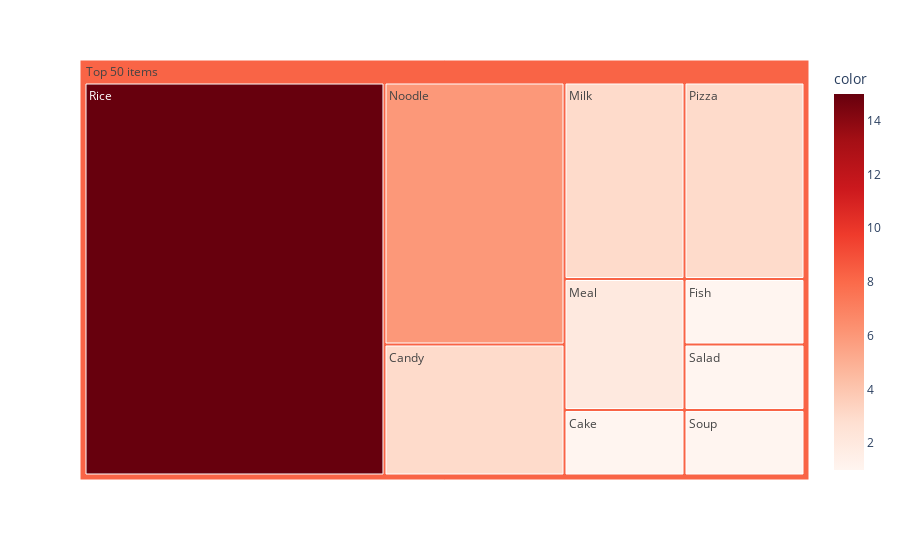

The cell this chart's notebook holds for it:
### Markdown cell above
Vẽ biểu đồ thể hiện tần suất xuất hiện của các item

### Code cell
# import 
import plotly.express as px
# to have a same origin
df_table["all"] = "Top 10 items" 
# creating tree map using plotly
fig = px.treemap(df_table.head(10), path=['all', "items"], values='incident_count',
                  color=df_table["incident_count"].head(10), hover_data=['items'],
                  color_continuous_scale='Reds',
                )
# ploting the treemap
fig.show()

### Figure 1 — Plotly figure (JSON) as saved in the notebook; plotly's stock layout.template omitted (floating-point values rounded to 4 significant figures)
{"data": [{"branchvalues": "total", "customdata": [["Cake", 1], ["Candy", 3], ["Fish", 1], ["Meal", 2], ["Milk", 3], ["Noodle", 6], ["Pizza", 3], ["Rice", 15], ["Salad", 1], ["Soup", 1], ["(?)", 8.222]], "domain": {"x": [0, 1], "y": [0, 1]}, "hovertemplate": "labels=%{label}<br>incident_count=%{value}<br>parent=%{parent}<br>id=%{id}<br>items=%{customdata[0]}<br>color=%{color}<extra></extra>", "ids": ["Top 50 items/Cake", "Top 50 items/Candy", "Top 50 items/Fish", "Top 50 items/Meal", "Top 50 items/Milk", "Top 50 items/Noodle", "Top 50 items/Pizza", "Top 50 items/Rice", "Top 50 items/Salad", "Top 50 items/Soup", "Top 50 items"], "labels": ["Cake", "Candy", "Fish", "Meal", "Milk", "Noodle", "Pizza", "Rice", "Salad", "Soup", "Top 50 items"], "marker": {"coloraxis": "coloraxis", "colors": [1, 3, 1, 2, 3, 6, 3, 15, 1, 1, 8.222]}, "name": "", "parents": ["Top 50 items", "Top 50 items", "Top 50 items", "Top 50 items", "Top 50 items", "Top 50 items", "Top 50 items", "Top 50 items", "Top 50 items", "Top 50 items", ""], "type": "treemap", "values": [1, 3, 1, 2, 3, 6, 3, 15, 1, 1, 36]}], "layout": {"coloraxis": {"colorbar": {"title": {"text": "color"}}, "colorscale": [[0, "rgb(255,245,240)"], [0.125, "rgb(254,224,210)"], [0.25, "rgb(252,187,161)"], [0.375, "rgb(252,146,114)"], [0.5, "rgb(251,106,74)"], [0.625, "rgb(239,59,44)"], [0.75, "rgb(203,24,29)"], [0.875, "rgb(165,15,21)"], [1, "rgb(103,0,13)"]]}, "legend": {"tracegroupgap": 0}, "margin": {"t": 60}}}
